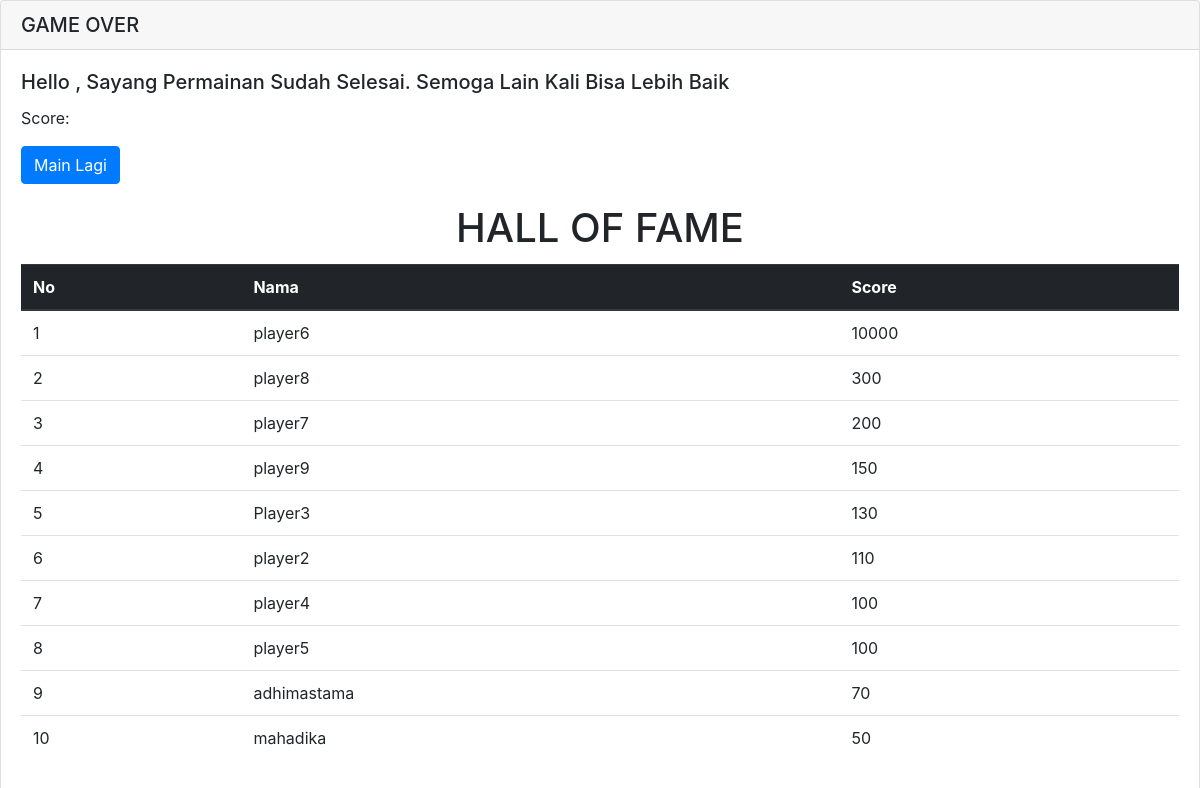
Screenshot of /score.php with the database file from the repository.
### tables this page shows
CREATE TABLE `uts` (
  `id` int(11) NOT NULL,
  `nama` varchar(200) NOT NULL,
  `email` varchar(200) NOT NULL,
  `score` int(11) NOT NULL
);

### score.php (the view, shortened to what this page needs)
<?php
include ('koneksi.php');
$query = mysqli_query($koneksi, "SELECT * FROM uts ORDER BY score DESC LIMIT 10");
$hasil = mysqli_fetch_all($query, MYSQLI_ASSOC);
?>
<html>
<head>
    <link rel="stylesheet" href="https://maxcdn.bootstrapcdn.com/bootstrap/4.0.0/css/bootstrap.min.css">
</head>
<body>
<div class="card">
    <h5 class="card-header">GAME OVER</h5>
    <div class="card-body">
        <h5 class="card-title">Hello <?php echo $_SESSION['nama'];?>, Sayang Permainan Sudah Selesai. Semoga Lain Kali Bisa Lebih Baik</h5>
        <p class="card-text">Score: <?php echo $_SESSION['score'];?></p>
        <a href="index.php" class="btn btn-primary">Main Lagi</a>
        <h1 class="card-title" style="margin-top: 20px; text-align: center">HALL OF FAME</h1>
        <table class="table">
            <thead class="thead-dark">
            <tr>
                <th scope="col">No</th>
                <th scope="col">Nama</th>
                <th scope="col">Score</th>
            </tr>
            </thead>
            <tbody>
            <?php
            $count = 1;
            foreach ($hasil as $item => $value) {
            ?>
            <tr>
                <td><?php echo $count ?></td>
                <td><?php echo $value['nama']; ?></td>
                <td><?php echo $value['score']; ?></td>
            </tr>
            <?php
                $count++;
            }
            ?>
            </tbody>
        </table>
    </div>
</div>
</body>
</html>

### rows the page displays
uts: nama "player6", score "10000"
uts: nama "player8", score "300"
uts: nama "player7", score "200"
uts: nama "player9", score "150"
uts: nama "Player3", score "130"
uts: nama "player2", score "110"
uts: nama "player4", score "100"
uts: nama "player5", score "100"
uts: nama "adhimastama", score "70"
uts: nama "mahadika", score "50"
